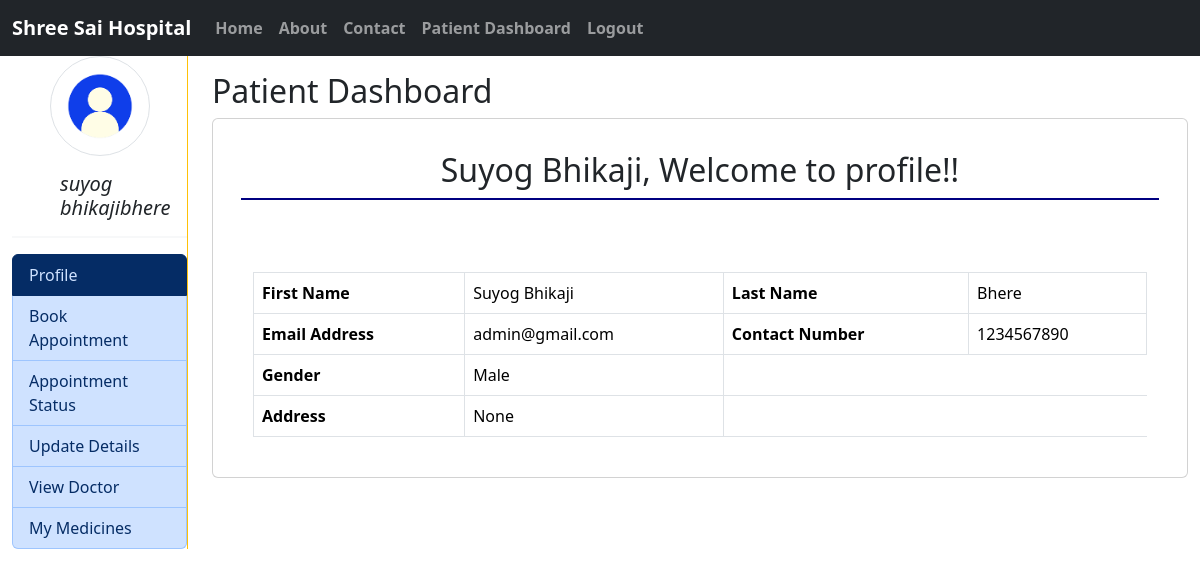
Page /hms_patient/Patient_Profile/ (signed in) on the committed database.
### hms/models.py (models this page shows, shortened)
class User(AbstractBaseUser,PermissionsMixin):
    first_name= models.CharField(max_length=250)
    last_name= models.CharField(max_length=250)
    email= models.EmailField(unique=True)
    mobile= models.CharField(max_length=10)
    is_active=models.BooleanField(default=True)
    is_staff=models.BooleanField(default=False)
    is_patient=models.BooleanField(default=False)
    is_doctor=models.BooleanField(default=False)
    gender = models.CharField(choices=Gender_choice,max_length=100)
    USERNAME_FIELD = 'email'
    REQUIRED_FIELDS = ['mobile']
    object = CustomUserManager()

class Patient(models.Model):
    user = models.OneToOneField(User, on_delete=models.CASCADE)
    P_ID = models.AutoField(primary_key=True)
    Address = models.CharField(max_length=255, null=True)

### hms_patient/views.py (the view)
# urls.py: path('Patient_Profile/', views.Patient_Profile,name='Patient_Profile'),
def Patient_Profile(request):
    try:
        patient= Patient.objects.get(user=request.user)
    except Patient.DoesNotExist:
        patient = None
    return render(request, 'hms_patient/patient_profile.html',locals())

### hms_patient/templates/hms_patient/patient_profile.html (shortened to what this page needs)
{% extends 'hms_patient/patient_index.html' %}
{% load static %}
{% block patient  %}
<div>
    <h2>Patient Dashboard</h2>
    <div class="container card">
        <div class="card-body my-2 ">
            {% block PatientHeading %}
            <h2 class="p-2 text-center" style="border-bottom: 2px solid navy;"> {{patient.user.first_name}}, Welcome to profile!!</h2>
            {% endblock PatientHeading %}
        <div class="container mt-5 table-responsive">
            <table class="table table-bordered">
                <tr>
                    <th> First Name</th>
                    <td>{{patient.user.first_name}}</td>
                    <th> Last Name</th>
                    <td>{{patient.user.last_name}}</td>
                </tr>
                <br>
                <tr>
                    <th> Email Address</th>
                    <td>{{patient.user.email}}</td>
                    <th> Contact Number</th>
                    <td>{{patient.user.mobile}}</td>
                </tr>
                <tr>
                    <th>Gender</th>
                    <td>{{patient.user.gender}}</td>
                </tr>
                <tr>
                    <th>Address</th>
                    <td>{{patient.Address}}</td>
                </tr>
            </table>
        </div>
        </div>
    </div>
</div>
{% endblock patient %}

### hms_patient/templates/hms_patient/patient_sidebar.html (shortened to what this page needs)
{% load static %}
<div class="border-end border-warning h-100">
    <center> <img src="{% static 'hms/images/patient_logo.jpg' %}" alt="wallpaper" width="100" class="img-thumbnail rounded-circle"></center>
    <h5 class="ps-5 mt-3"><em>{{request.user.first_name|lower}}{{request.user.last_name|lower}}</em></h5>
    <hr class="border">
    <div class="list-group">
        <a href="{% url 'Patient_Profile' %}" class="list-group-item list-group-item-primary list-group-item-action  {% if request.path == '/hms_patient/Patient_Profile/' %} active {% endif %} ">Profile</a>
        <a href="{% url 'Book_Appointment' %}" class="list-group-item list-group-item-primary list-group-item-action {% if request.path == '/hms_patient/Book_Appointment/' %} active {% endif %} ">Book Appointment</a>
        <a href="{% url 'Patient_My_Appointment' %}" class="list-group-item list-group-item-primary list-group-item-action {% if request.path == '/hms_patient/My_Appointment/' %} active {% endif %}">Appointment Status</a>
        <a href="{% url 'edit_patient_profile' %}" class="list-group-item list-group-item-primary list-group-item-action {% if request.path == '/hms_patient/edit_profile/' %} active {% endif %} ">Update Details</a>
        <a href="{% url 'Doctor_List' %}" class="list-group-item list-group-item-primary list-group-item-action {% if request.path == '/hms_patient/Doctor_List/' %} active {% endif %} ">View Doctor</a>
        <a href="{% url 'My_Medicines' %}" class="list-group-item list-group-item-primary list-group-item-action {% if request.path == '/hms_patient/My_Medicines/' %} active {% endif %}">My Medicines</a>
    </div>
</div>

### rows in the picture
User: user.first_name "suyog bhikaji", user.last_name "bhere"
Patient: user.first_name "Suyog Bhikaji", user.last_name "Bhere", user.email "admin@gmail.com", user.mobile "1234567890", user.gender "Male", Address "None"
